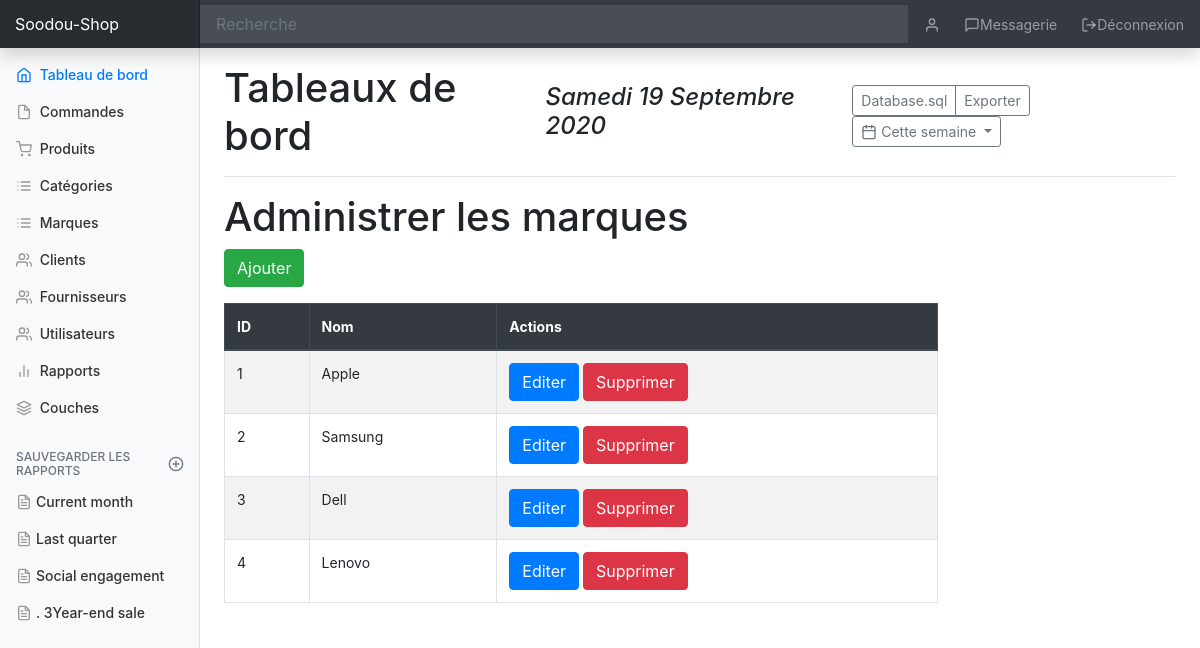
The app's page /admin.php?p=brands.index (signed in) with its own data.
### tables this page shows
CREATE TABLE marques (
    id int(10) AUTO_INCREMENT NOT NULL,
    nom VARCHAR(100) NOT NULL,
    description TEXT,
    PRIMARY KEY (id) 
);

### app/Autoloader.php (called while the page is built, shortened)
<?php
class Autoloader {
    static function autoload($class){
        if(strpos($class, __NAMESPACE__.'\\') === 0){
            $class = str_replace(__NAMESPACE__.'\\', '', $class);
            $class = str_replace('\\', '/', $class);
        }
    }
}
?>

### app/App.php (called while the page is built, shortened)
<?php
class App{
    private static $database;
    public static function getDatabase(){
        if(self::$database === null){
            self::$database = new Database(self::DB_NAME, self::DB_USER, self::DB_PASSWORD, self::DB_HOST);
        }
        return self::$database;
    }
}

### app/Database.php (called while the page is built, shortened)
<?php
class Database{
    private $db_host;
    private $db_name;
    private $db_user;
    private $db_password;
    private $pdo;
    public function __construct($db_name, $db_user='soodafwe_soul', $db_password='soodafwe_diallo',  $db_host='localhost'){
        $this->db_host = $db_host;
        $this->db_name = $db_name;
        $this->db_user = $db_user;
        $this->db_password = $db_password;
    }
    private function getPDO(){
        if($this->pdo === null){
            $pdo = new PDO("mysql:hostname={$this->db_host};dbname={$this->db_name}", $this->db_user, $this->db_password);
            $pdo->setAttribute(PDO::ATTR_ERRMODE, PDO::ERRMODE_EXCEPTION);
            $this->pdo = $pdo;
        }
        return $this->pdo;
    }
    public function query($statement, $class_name=null, $one='false'){
        $requete = $this->getPDO()->query($statement);
        if($class_name === null){
            $requete->setFetchMode(PDO::FETCH_OBJ);
        }else {
            $requete->setFetchMode(PDO::FETCH_CLASS, $class_name);
        }
        if($one){
            $data = $requete->fetch();
        }else{
            $data = $requete->fetchAll();
        }
        return $data;
    }
}

### app/Table/Table.php (called while the page is built, shortened)
<?php
class Table {
    public static function query($statement, $attributes=null, $one=false){
        if($attributes){
            return App::getDatabase()->prepare($statement, $attributes, get_called_class(), $one);
        }else{
            return App::getDatabase()->query($statement, get_called_class(), $one);
        }
    }
}

### app/Table/Marque.php (called while the page is built, shortened)
<?php
class Marque extends Table{
    protected static $table = 'marques';
    public static function getAll(){
        return self::query(
            "SELECT *
            FROM ".self::$table."");
    }
}

### pages/admin/brands/index.php (the view, shortened to what this page needs)
<?php
$brands = Marque::getAll();
?>
<h1>Administrer les marques</h1>
<p>
    <a href="?p=brands.add" class="btn btn-success">Ajouter</a>
</p>
<table class="table table-bordered table-hover table-striped w-75">
    <thead class="thead-dark">
        <th>ID</th>
        <th>Nom</th>
        <th>Actions</th>
    </thead>
    <tbody>
        <?php foreach($brands as $brand): ?>
        <tr>
            <td><?= $brand->id ?></td>
            <td><?= $brand->nom ?></td>
            <td >
                <a href="?p=brands.edit&id=<?= $brand->id ?>" class="btn btn-primary">Editer</a>
                <form action="?p=brands.delete" method="POST" class="d-inline">
                    <button type="submit" class="btn btn-danger">Supprimer</button>
                </form>
            </td>
        </tr>
        <?php endforeach; ?>
    </tbody>
</table>

### public/css/dashboard.css (style rules this page uses)
body { font-size: .875rem; }

### records on screen
marques: id "1", nom "Apple"
marques: id "2", nom "Samsung"
marques: id "3", nom "Dell"
marques: id "4", nom "Lenovo"
